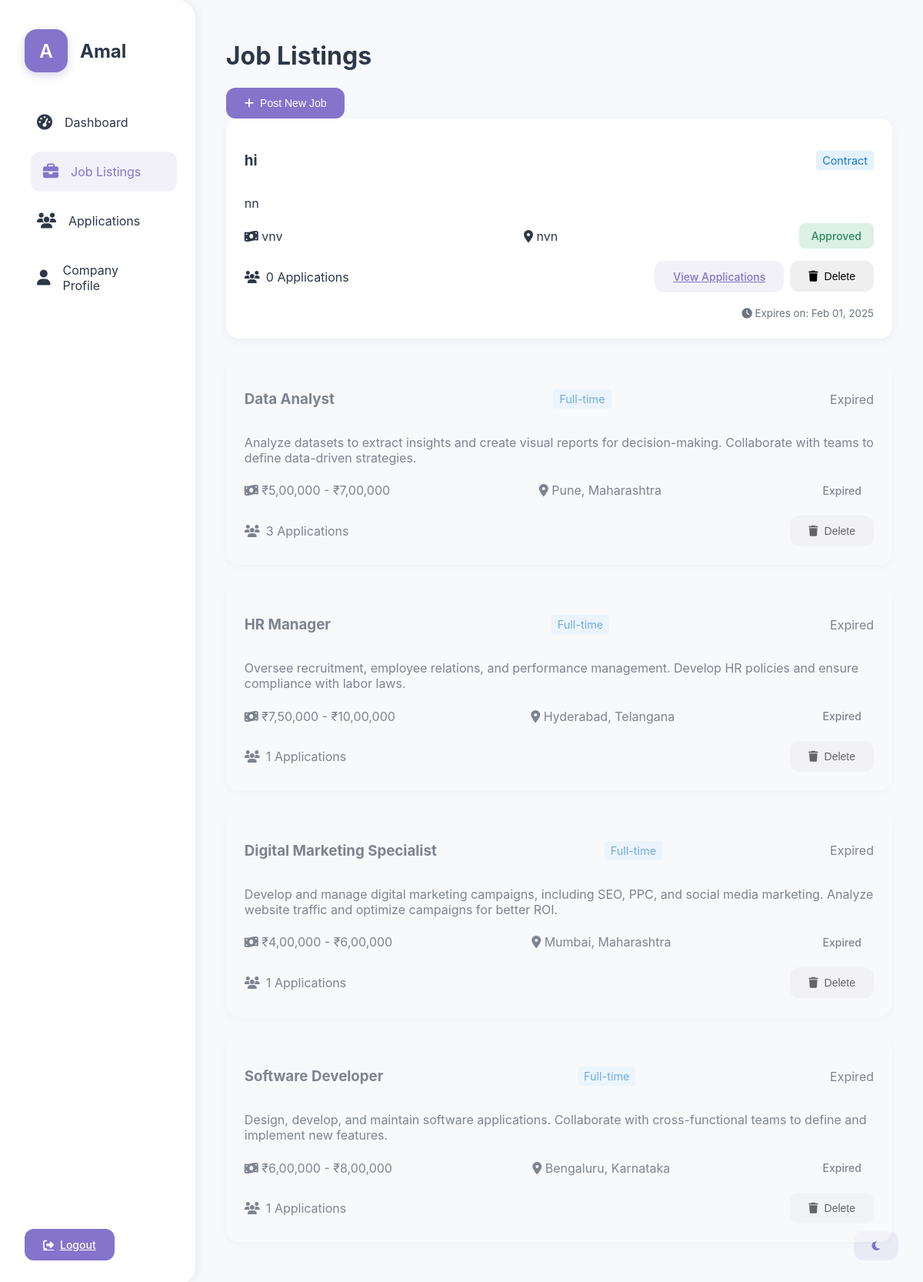
Screenshot of /company_dashboard.php?page=jobs (signed in) with the database file from the repository.
### tables this page shows
CREATE TABLE `company_profiles` (
  `id` int(11) NOT NULL,
  `user_id` int(11) DEFAULT NULL,
  `company_name` varchar(100) NOT NULL,
  `description` text DEFAULT NULL,
  `website` varchar(255) DEFAULT NULL
);

CREATE TABLE `job_listings` (
  `id` int(11) NOT NULL,
  `company_id` int(11) DEFAULT NULL,
  `title` varchar(100) NOT NULL,
  `description` text NOT NULL,
  `requirements` text DEFAULT NULL,
  `salary` varchar(50) DEFAULT NULL,
  `location` varchar(100) DEFAULT NULL,
  `job_type` enum('full-time','part-time','contract','internship') DEFAULT 'full-time',
  `image_path` varchar(255) DEFAULT NULL,
  `posted_at` timestamp NULL DEFAULT current_timestamp(),
  `status` enum('pending','approved','rejected') DEFAULT 'pending',
  `expiration_date` datetime DEFAULT (`posted_at` + interval 30 day)
);

### pages/company/jobs.php (the view, shortened to what this page needs)
<?php
$current_date = date('Y-m-d H:i:s');
$query = "SELECT
            jl.*,
            COUNT(ja.id) as total_applications,
            CASE
                WHEN jl.expiration_date < '$current_date' THEN 'expired'
                ELSE jl.status
            END as current_status
          FROM job_listings jl
          LEFT JOIN job_applications ja ON jl.id = ja.job_id
          WHERE jl.company_id = $company_id
          GROUP BY jl.id
          ORDER BY jl.posted_at DESC";
$result = mysqli_query($conn, $query);
$job_listings = mysqli_fetch_all($result, MYSQLI_ASSOC);
?>
<h1>Job Listings</h1>
<button class="btn btn-primary" onclick="document.getElementById('postJobForm').style.display='block'">
    <i class="fas fa-plus"></i> Post New Job
</button>
<div class="job-listings">
    <?php foreach ($job_listings as $job):
        $status_class = 'status-' . strtolower($job['current_status']);
        $is_expired = $job['current_status'] === 'expired';
    ?>
    <div class="card <?php echo $is_expired ? 'job-expired' : ''; ?>">
    <div class="job-header">
    <h3><?php echo htmlspecialchars($job['title']); ?></h3>
    <span class="job-type-badge"><?php echo ucfirst($job['job_type']); ?></span>
    <?php if ($is_expired): ?>
        <span class="badge badge-danger">Expired</span>
    <?php endif; ?>
</div>
        <p><?php echo htmlspecialchars($job['description']); ?></p>
        <div class="job-details">
            <span><i class="fas fa-money-bill-wave"></i> <?php echo htmlspecialchars($job['salary']); ?></span>
            <span><i class="fas fa-map-marker-alt"></i> <?php echo htmlspecialchars($job['location']); ?></span>
            <span class="status-badge <?php echo $status_class; ?>">
                <?php echo ucfirst($job['current_status']); ?>
            </span>
        </div>
        <div class="job-meta">
            <div class="applications-count">
                <i class="fas fa-users"></i>
                <?php echo $job['total_applications']; ?> Applications
            </div>
            <div class="job-actions">
                <?php if (!$is_expired): ?>
                    <a href="company_dashboard.php?page=applications&job_id=<?php echo $job['id']; ?>"
                       class="btn btn-sm btn-secondary">
                        View Applications
                    </a>
                <?php endif; ?>
                <form method="POST" onsubmit="return confirm('Are you sure you want to delete this job listing?');">
                    <button type="submit" name="delete_job" class="btn btn-sm btn-danger">
                        <i class="fas fa-trash"></i> Delete
                    </button>
                </form>
            </div>
        </div>
        <?php if (!$is_expired): ?>
            <div class="job-expiration">
                <small>
                    <i class="fas fa-clock"></i>
                    Expires on: <?php echo date('M d, Y', strtotime($job['expiration_date'])); ?>
                </small>
            </div>
        <?php endif; ?>
    </div>
    <?php endforeach; ?>
</div>

### company_dashboard.php (shortened to what this page needs)
<?php
require_once 'db_connect.php';
$user_id = (int)$_SESSION['user_id'];
$query = "SELECT * FROM company_profiles WHERE user_id = $user_id";
$result = mysqli_query($conn, $query);
$company = mysqli_fetch_assoc($result);
$company_id = (int)$company['id'];
$page = isset($_GET['page']) ? $_GET['page'] : 'dashboard';
?>
<!DOCTYPE html>
<html lang="en">
<head>
    <link rel="stylesheet" href="shared-styles.css">
    <link rel="stylesheet" href="https://cdnjs.cloudflare.com/ajax/libs/font-awesome/6.1.1/css/all.min.css">
</head>
<body>
    <div class="container">
        <aside class="sidebar">
            <div style="display: flex; align-items: center; margin-bottom: 2rem;">
                <div class="profile-icon"><?php echo substr($company['company_name'], 0, 1); ?></div>
                <h2><?php echo $company['company_name']; ?></h2>
            </div>
            <nav>
                <ul class="nav-list">
                    <li class="nav-item">
                        <a href="?page=dashboard" class="nav-link <?php echo $page === 'dashboard' ? 'active' : ''; ?>">
                            <i class="fas fa-tachometer-alt"></i> Dashboard
                        </a>
                    </li>
                    <li class="nav-item">
                        <a href="?page=jobs" class="nav-link <?php echo $page === 'jobs' ? 'active' : ''; ?>">
                            <i class="fas fa-briefcase"></i> Job Listings
                        </a>
                    </li>
                    <li class="nav-item">
                        <a href="?page=applications" class="nav-link <?php echo $page === 'applications' ? 'active' : ''; ?>">
                            <i class="fas fa-users"></i> Applications
                        </a>
                    </li>
                    <li class="nav-item">
                        <a href="?page=profile" class="nav-link <?php echo $page === 'profile' ? 'active' : ''; ?>">
                            <i class="fas fa-user"></i> Company Profile
                        </a>
                    </li>
                </ul>
            </nav>
            <div style="margin-top: auto;">
                <a href="logout.php" class="btn btn-primary btn-full">
                    <i class="fas fa-sign-out-alt"></i> Logout
                </a>
            </div>
        </aside>
        <button id="darkModeToggle" class="btn btn-secondary" style="position: fixed; bottom: 2rem; right: 2rem;">
        <i class="fas fa-moon"></i>
    </button>
        <main class="main-content">
            <?php
            $page_path = "pages/company/{$page}.php";
            if (file_exists($page_path)) {
                include $page_path;
            } else {
                echo '<div class="alert alert-danger">Page not found</div>';
            }
            ?>
        </main>
    </div>
</body>
</html>

### shared-styles.css (style rules this page uses)
:root { --primary-color: #8474cb; --primary-hover: #7264bb; --secondary-color: #4a5568; --background-light: #f8f9fc; --background-dark: #1a1c25; --text-light: #2d3748; --text-dark: #e2e8f0; --card-light: #ffffff; --card-dark: #242631; --accent-color: #ed64a6; --success-color: #48bb78; --warning-color: #ecc94b; --danger-color: #f56565; }
body { font-family: 'Inter', 'Segoe UI', sans-serif; margin: 0; padding: 0; transition: background-color 0.3s, color 0.3s; background-color: var(--background-light); color: var(--text-light); }
.container { display: flex; min-height: 100vh; }
.sidebar { width: 280px; background-color: var(--card-light); padding: 2rem; display: flex; flex-direction: column; transition: all 0.3s ease; box-shadow: 4px 0 10px rgba(0, 0, 0, 0.05); border-radius: 0 24px 24px 0; }
.profile-icon { width: 56px; height: 56px; background-color: var(--primary-color); border-radius: 16px; display: flex; align-items: center; justify-content: center; color: white; font-size: 24px; font-weight: 600; margin-right: 1rem; box-shadow: 0 4px 12px rgba(132, 116, 203, 0.3); }
.nav-list { list-style: none; padding: 0; margin: 0; }
.nav-item { margin-bottom: 0.75rem; }
.nav-link { display: flex; align-items: center; color: var(--text-light); text-decoration: none; font-size: 1rem; padding: 1rem; border-radius: 12px; transition: all 0.3s ease; }
.nav-link:hover, .nav-link.active { color: var(--primary-color); background-color: rgba(132, 116, 203, 0.1); transform: translateX(8px); }
.nav-link i { margin-right: 1rem; font-size: 1.25rem; }
.main-content { flex-grow: 1; padding: 2rem 2.5rem; overflow-y: auto; }
.card { background-color: var(--card-light); border-radius: 16px; box-shadow: 0 4px 12px rgba(0, 0, 0, 0.05); padding: 1.5rem; margin-bottom: 1.5rem; transition: transform 0.3s ease, box-shadow 0.3s ease; }
.status-badge { display: inline-flex; align-items: center; padding: 0.5rem 1rem; font-size: 0.875rem; font-weight: 500; border-radius: 8px; text-transform: capitalize; }
.status-approved { background-color: rgba(72, 187, 120, 0.2); color: #2f855a; }
.btn { display: inline-flex; align-items: center; justify-content: center; padding: 0.75rem 1.5rem; font-size: 0.875rem; font-weight: 500; border-radius: 12px; transition: all 0.3s ease; border: none; cursor: pointer; gap: 0.5rem; }
.btn-primary { background-color: var(--primary-color); color: white; }
.btn-secondary { background-color: rgba(132, 116, 203, 0.1); color: var(--primary-color); }

### pages/company/jobs.php (style rules this page uses)
.job-type-badge { background-color: #e3f2fd; color: #1976d2; padding: 4px 8px; border-radius: 4px; font-size: 0.9em; }
.job-expired { opacity: 0.6; background-color: #f8f9fa; }
.job-header { display: flex; justify-content: space-between; align-items: center; margin-bottom: 1rem; }
.job-details, .job-meta { display: flex; justify-content: space-between; align-items: center; margin-top: 1rem; }
.job-actions { display: flex; gap: 0.5rem; }
.job-expiration { margin-top: 1rem; text-align: right; color: #6c757d; }
.applications-count { display: flex; align-items: center; gap: 0.5rem; }

### rows the page displays
company_profiles: company_name "A", company_name "Amal"
job_listings: title "hi", job_type "Contract", description "nn", salary "vnv", location "nvn", current_status "Approved", total_applications "0", expiration_date "Feb 01, 2025"
job_listings: title "Data Analyst", job_type "Full-time", shows "Expired", description "Analyze datasets to extract insights and create visual reports for decision-making. Collaborate with teams to define data-driven strategies.", salary "₹5,00,000 - ₹7,00,000", location "Pune, Maharashtra", current_status "Expired", total_applications "3"
job_listings: title "HR Manager", job_type "Full-time", shows "Expired", description "Oversee recruitment, employee relations, and performance management. Develop HR policies and ensure compliance with labor laws.", salary "₹7,50,000 - ₹10,00,000", location "Hyderabad, Telangana", current_status "Expired", total_applications "1"
job_listings: title "Digital Marketing Specialist", job_type "Full-time", shows "Expired", description "Develop and manage digital marketing campaigns, including SEO, PPC, and social media marketing. Analyze website traffic and optimize campaigns for better ROI.", salary "₹4,00,000 - ₹6,00,000", location "Mumbai, Maharashtra", current_status "Expired", total_applications "1"
job_listings: title "Software Developer", job_type "Full-time", shows "Expired", description "Design, develop, and maintain software applications. Collaborate with cross-functional teams to define and implement new features.", salary "₹6,00,000 - ₹8,00,000", location "Bengaluru, Karnataka", current_status "Expired", total_applications "1"
